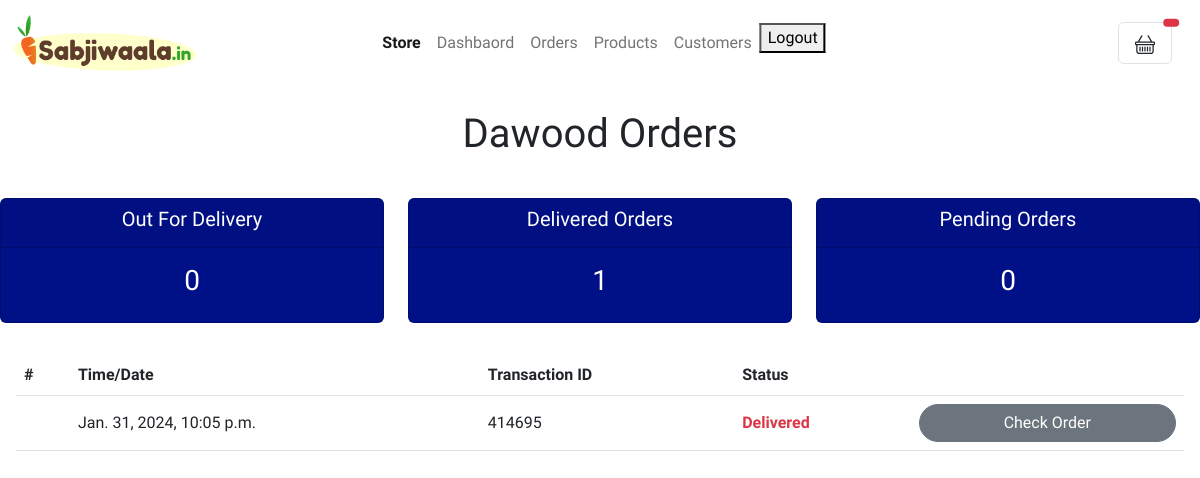
The app's page /customers/1 (signed in) with its own data.
### main/models.py (models this page shows, shortened)
class Customer(models.Model):
    user = models.OneToOneField(User,blank=True,null=True,on_delete=models.CASCADE)
    name = models.CharField(max_length=200, null=True,blank=True)
    email = models.CharField(max_length=200, null=True, blank=True)
    phone = models.CharField(max_length=200, null=True, blank=True)

class Order(models.Model):
    STATUS = (
        ("Pending","Pending"),
        ("Out For Delivery","Out For Delivery"),
        ("Delivered","Delivered"),
    )
    customer =  models.ForeignKey(Customer,blank=True, null=True, on_delete= models.SET_NULL)
    date_created = models.DateTimeField(auto_now_add=True)
    complete = models.BooleanField(default=False,null=True,blank=True)
    status = models.CharField(max_length=20,choices=STATUS,null=True)
    transaction_id = models.CharField(max_length=200,null=True)
    class Meta:
        ordering = ['-date_created']

### main/views.py (the view)
# urls.py: path('customers/<int:pk>',views.customerOrders,name ='customer_orders'),
@login_required
def customerOrders(request,pk):
    template_name = 'main/customer_orders.html'
    customer = Customer.objects.get(id=pk)
    orders = customer.order_set.all()
    total_orders = orders.count()
    pending = orders.filter(status = "Pending").count()
    delivered = orders.filter(status = "Delivered").count()
    ofd = orders.filter(status='Out For Delivery').count()
    context = {
        'total_orders':total_orders,
        'pending':pending,
        'delivered':delivered,
        'ofd':ofd,
        'orders':orders,
        'customer':customer
    }
    return render(request,template_name,context)

### main/templates/main/customer_orders.html (shortened to what this page needs)
{% extends 'main/main.html' %}
{% block content %}
{% load static %}
<br>
<div class="text-center mb-3"> <h1>{{ customer.name }} Orders</h1>  </div>
<br>
<div class="row">
<div class="col">
  <div class="col-md">
      <div class="card text-center text-white mb-3" id="total-orders">
          <div class="card-header">
              <a href="/orders/?status=Out+For+Delivery"><h5 class="card-title">Out For Delivery</h5></a>
          </div>
          <div class="card-body">
              <h3 class="card-title">{{ofd}} </h3>
          </div>
      </div>
  </div>
</div>
<div class="col">
  <div class="col-md">
      <div class="card text-center text-white mb-3" id="orders-delivered">
          <div class="card-header">
             <a href="/orders/?status=Delievred"><h5 class="card-title">Delivered Orders</h5></a>
          </div>
          <div class="card-body">
              <h3 class="card-title">{{delivered}}</h3>
          </div>
      </div>
  </div>
</div>
<div class="col">
  <div class="col-md">
      <div class="card text-center text-white mb-3" id="orders-pending">
          <div class="card-header">
              <a href="/orders/?status=Pending"><h5 class="card-title">Pending Orders</h5></a>
          </div>
          <div class="card-body">
              <h3 class="card-title">{{pending}}</h3>
          </div>
      </div>
  </div>
</div>
</div>
<div class="container-fluid p-3">
    <table class="table align-middle">
        <thead>
          <tr>
            <th scope="col">#</th>
            <th scope="col">Time/Date</th>
            <th scope="col">Transaction ID</th>
            <th scope="col">Status</th>
            <th scope="col"></th>
          </tr>
        </thead>
        <tbody>
            {% for order in orders %}
          <tr>
            <th scope="row"></th>
            <td>{{order.date_created}}</td>
            <td>{{order.transaction_id}}</td>
            <td class="text-danger"><b>{{ order.status }}</b></td>
            <td><a href="{%url 'main:order_items' order.id %}" class="btn   btn-secondary  rounded-pill d-block">Check Order </a></td>
          </tr>
            {% endfor %}
        </tbody>
      </table>
  </div>
{% endblock %}

### main/templates/main/main.html (style rules this page uses)
body { font-family: 'Work Sans', sans-serif; }

### main/templates/main/customer_orders.html (style rules this page uses)
a { text-decoration: none; color: white; }
#total-orders { background-color: #001087 }
#orders-delivered { background-color: #001087 }
#orders-pending { background-color: #001087 }

### records on screen
Customer: name "Dawood"
Order: date_created "Jan. 31, 2024, 10:05 p.m.", transaction_id "414695", status "Delivered"

### other values on screen
{{ ofd }} "0"
{{ delivered }} "1"
{{ pending }} "0"
